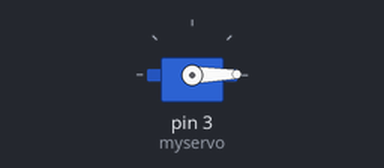
Simulated run of this sketch. Board: Arduino Uno, built with avr-gcc and run on an emulated ATmega328P. On the bench: servo.

Above: at 0.05 s.
At 3.45 s:
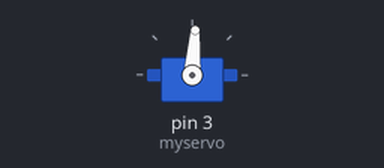
At 6.85 s:
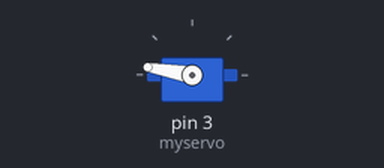
At 13.7 s:
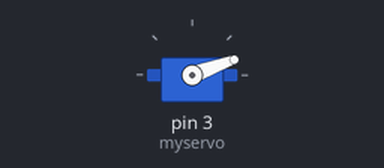
Timing chart, 0 to 18.9 s (numbered marks = the images above):
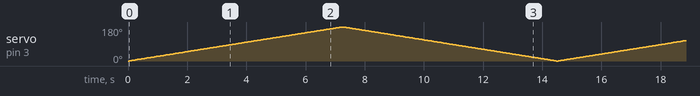

The sketch:

Servo_test.ino
```cpp
#include <Servo.h>

Servo myservo;


void setup() {
  // put your setup code here, to run once:
  myservo.attach(3);
}

void loop() {
  // put your main code here, to run repeatedly:
  myservo.write(90);

  for (int pos = 0; pos <= 180; pos++) {
    myservo.write(pos);
    delay(40);
    }

  for (int pos = 180; pos >= 0; pos--) {
    myservo.write(pos);
    delay(40);
    }
}
```
